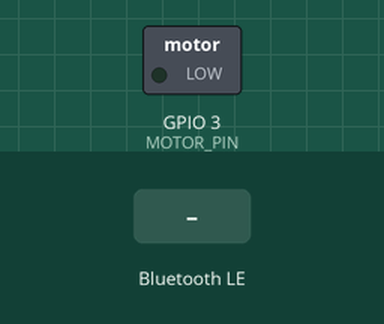
The sketch below on a simulated Seeed XIAO ESP32-C3. Parts: switched loads named in the sketch (green lamp = pin HIGH). Dashed ring = blinking. Inputs (shaded band) come from the test bench. Nothing arrives over Bluetooth unless stated; a phone connects over Bluetooth LE 3 s after start; what the sketch prints to the serial monitor is not drawn.

Above: at 1.2 s.
1.3 s: Bluetooth LE write "WARNING" received
At 1.37 s:
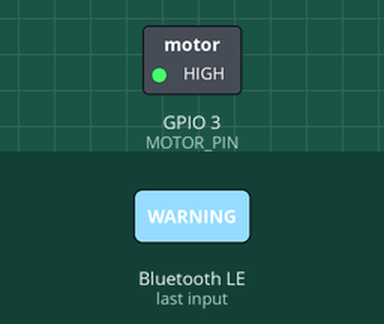
3.2 s: Bluetooth LE write "BAD" received
At 4.4 s:
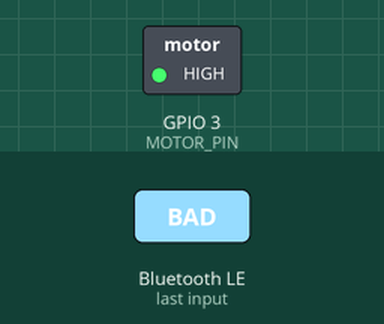
Timing chart, 0 to 9.7 s (numbered marks = the images above; inputs shaded):
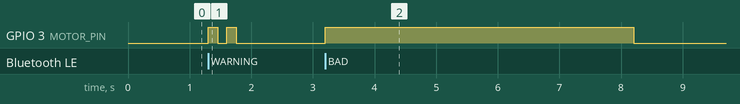

Measured:
- after the input at 1.3 s, GPIO 3 (MOTOR_PIN): alternates HIGH for 0.15 s and LOW for 0.15 s, 4 changes in all, then stays LOW, starting at once
- after the input at 3.2 s, GPIO 3 (MOTOR_PIN): LOW → HIGH at once, → LOW 5.0 s later

The sketch:

posture_band_xiao_c3.ino
```cpp
#include <BLEDevice.h>
#include <BLEServer.h>
#include <BLEUtils.h>

// XIAO ESP32-C3 D1 is GPIO3.
// Connect the YwRobot vibration module signal pin to D1.
constexpr int MOTOR_PIN = D1;

constexpr char DEVICE_NAME[] = "PostureBand";
constexpr char SERVICE_UUID[] =
    "7d2a4b20-8f77-4e24-9a63-94a4ef0d12b2";
constexpr char CHARACTERISTIC_UUID[] =
    "7d2a4b21-8f77-4e24-9a63-94a4ef0d12b2";

constexpr unsigned long WARNING_STEP_MS = 150;  // 0.15 seconds
constexpr int WARNING_PULSE_COUNT = 2;
constexpr unsigned long COMMAND_TIMEOUT_MS = 5000;

enum class PostureState {
  OFF,
  NORMAL,
  WARNING,
  BAD,
  NO_POSE
};

volatile bool deviceConnected = false;
PostureState currentState = PostureState::OFF;
unsigned long lastCommandMs = 0;
unsigned long warningStepStartedMs = 0;
int warningStep = 0;
bool warningRunning = false;

void motorOn() {
  digitalWrite(MOTOR_PIN, HIGH);
}

void motorOff() {
  digitalWrite(MOTOR_PIN, LOW);
}

void startWarningPattern() {
  warningStep = 0;
  warningStepStartedMs = millis();
  warningRunning = true;
  motorOn();
}

void applyState(PostureState newState) {
  // Heartbeat packets repeat the same text. Do not restart the two-pulse
  // WARNING pattern unless the posture state actually changed.
  if (newState == currentState) {
    return;
  }

  currentState = newState;
  warningRunning = false;

  if (currentState == PostureState::WARNING) {
    startWarningPattern();
  } else if (currentState == PostureState::BAD) {
    motorOn();
  } else {
    motorOff();
  }
}

class ServerCallbacks : public BLEServerCallbacks {
  void onConnect(BLEServer* server) override {
    deviceConnected = true;
    lastCommandMs = millis();
  }

  void onDisconnect(BLEServer* server) override {
    deviceConnected = false;
    currentState = PostureState::OFF;
    warningRunning = false;
    motorOff();
    BLEDevice::startAdvertising();
  }
};

class StateCallbacks : public BLECharacteristicCallbacks {
  void onWrite(BLECharacteristic* characteristic) override {
    String command = characteristic->getValue().c_str();
    command.trim();
    command.toUpperCase();
    lastCommandMs = millis();

    if (command == "WARNING") {
      applyState(PostureState::WARNING);
    } else if (command == "BAD") {
      applyState(PostureState::BAD);
    } else if (command == "NORMAL") {
      applyState(PostureState::NORMAL);
    } else if (command == "NO_POSE") {
      applyState(PostureState::NO_POSE);
    } else {
      applyState(PostureState::OFF);
    }
  }
};

void setup() {
  pinMode(MOTOR_PIN, OUTPUT);
  motorOff();

  Serial.begin(115200);
  BLEDevice::init(DEVICE_NAME);

  BLEServer* server = BLEDevice::createServer();
  server->setCallbacks(new ServerCallbacks());

  BLEService* service = server->createService(SERVICE_UUID);
  BLECharacteristic* characteristic = service->createCharacteristic(
      CHARACTERISTIC_UUID,
      BLECharacteristic::PROPERTY_WRITE);
  characteristic->setCallbacks(new StateCallbacks());

  service->start();

  BLEAdvertising* advertising = BLEDevice::getAdvertising();
  advertising->addServiceUUID(SERVICE_UUID);
  advertising->setScanResponse(true);
  advertising->start();

  Serial.println("PostureBand BLE ready");
}

void loop() {
  const unsigned long now = millis();

  if (warningRunning && now - warningStepStartedMs >= WARNING_STEP_MS) {
    warningStepStartedMs = now;
    warningStep++;

    if (warningStep >= WARNING_PULSE_COUNT * 2) {
      warningRunning = false;
      motorOff();
    } else if (warningStep % 2 == 0) {
      motorOn();
    } else {
      motorOff();
    }
  }

  // Fail safe: stop vibration if the Raspberry Pi disappears or commands
  // stop arriving. The Pi sends a heartbeat every two seconds.
  if (deviceConnected && now - lastCommandMs > COMMAND_TIMEOUT_MS) {
    applyState(PostureState::OFF);
  }

  delay(5);
}
```
